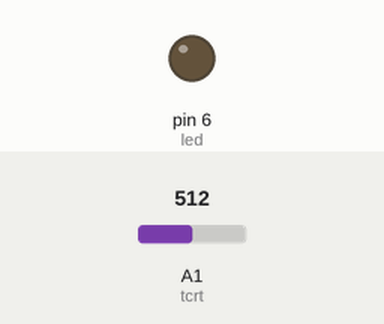
This sketch was run on a simulated Arduino Uno, built with avr-gcc and run on an emulated ATmega328P. Shown: output pins drawn as LEDs (lit = HIGH). The inputs (shaded band) are chosen by the test bench; at power-on: A1 (tcrt) = 512.

Above: at 1.2 s.
1.3 s: A1 (tcrt) set to 534
At 2.4 s:
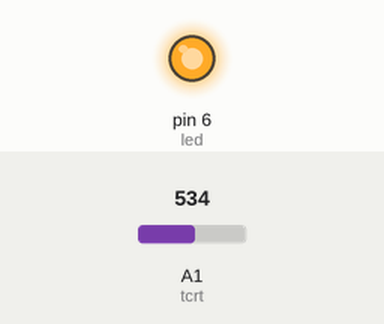
Timing chart, 0 to 4.3 s (numbered marks = the images above; inputs shaded):
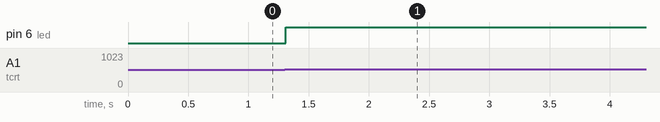

The sketch:

P9-RefOptique.ino
```cpp
// Croquis P9-RefOptique.ino

//----- CONSTANTES --------------------------------------------
#define tcrt 1      // TCRT5000 raccordé à la ligne analogique 1
#define led 6       // LED raccordé à la ligne d'E/S 6

//----- VARIABLES ---------------------------------------------
int valTCRT = 0;    // valeur lue du TCRT
int etatLed = LOW;  // État de la LED (éteinte)
int ecart;          // Différence de valeur lue du TCRT

//--------------- PROCEDURE D'INITIALISATION ------------------
void setup() {
  pinMode(led, OUTPUT);
}

//--------------- BOUCLE PRINCIPALE ---------------------------
void loop(){
  valTCRT = analogRead(tcrt);  // Lecture du TCRT
  delay(10);
  ecart = valTCRT - analogRead(tcrt); // Différence de valeur lue
  if (ecart > 10 || ecart < -10) {  // si écart suffisant...
    etatLed = !etatLed; // ... on change l'état de la LED
    digitalWrite(led, etatLed); // On met la LED dans l'état souhaité
    delay(500); // pour avoir le temps d'enlever la main...
  }
}
```

Measured:
- the behaviour switches between 522 and 523 on A1 (tcrt) (found by bisection; images 0 and 1)
- after the input at 1.3 s, pin 6 (led): LOW → HIGH at once
